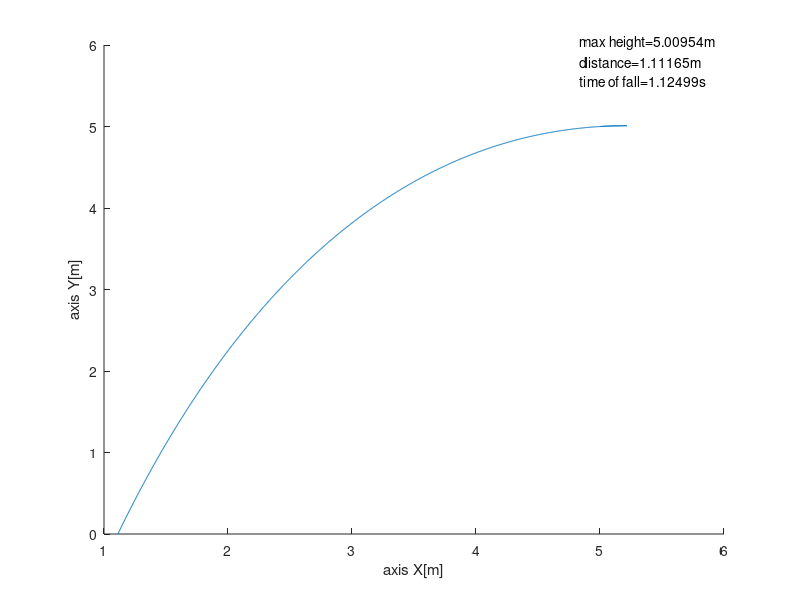

The MATLAB source for this figure:
% This MATLAB script simulates trajectory of thrown ball on wall with bounce taking into account air resistance 

clear all; close all; clc;

% gravity constant
global g;
g=9.81;

% coefficient of air resitance for ball
global k;
k=0.5;

% importing user's data
global m;
m=input('enter mass [kg]: ');
v0=input('enter initial velocity [m/s]: ');
alpha=input('enter throw angle [degrees]: ');
x0=input('enter initial position on X axis [m]: ');
y0=input('enter initial position on Y axis [m]: ');

% switching degrees to radians
alpha=pi*(alpha/180);

% decomposition of initial velocity for velocities in X and Y axes
vx0=v0*cos(alpha);
vy0=v0*sin(alpha);

% vector of positions and velocities in X and Y axes
wpp = [y0;vy0;x0;vx0];

% maximal time of simulation
tmax = 15;

% function generating vector of derivatives
function dy = f (t , y)
global m;
global g;
global k;
% position on axis Y = y(1)
% velocity in axis Y = y(2)
% position on axis X = y(3)
% velocity in axis X = y(4)
dy(1)=y(2);
dy(2)=-g-k/m*(y(2)*y(2)+y(4)*y(4))^(1/2)*y(2);
dy(3)=y(4);
dy(4)=-k/m*(y(2)*y(2)+y(4)*y(4))^(1/2)*y(4);
end

% function defining moment of fall
function [value,isterminal,direction] = Stop(t, y)
value = y(1);
isterminal = 1;
direction = -1;
end

% time
ts=linspace(0,tmax,tmax*1000);

% solution of differential equation (without bounce)
opcje = odeset('Events', @Stop);
[t,y]=ode45('f',ts,wpp,opcje);

% finding moment of bounce
maxY=max(y(:,1));
bounceindex=[~, index] = max(y(:,1));

% creating matrix with positions and velocities on in axes (until bounce)
y2=y(1:bounceindex, :);

% situation in the moment of bounce
wpp2 = [y(bounceindex,1);y(bounceindex,2);y(bounceindex,3);-y(bounceindex,4)];

% soultion of differential equation (after bounce)
opcje = odeset('Events', @Stop);
[t,y3]=ode45('f',ts,wpp2,opcje);

% whole matrix with positions and velocities
y2=vertcat(y2,y3);

% drawing trajectiory and calculating max height, distance and time of fall
f1=figure(1)
hold on
ylabel("axis Y[m]");
xlabel("axis X[m]");
maxY=max(y2(:,1));
maxX=y2(end,3);
txt=[sprintf("max height=%dm",maxY);sprintf("distance=%dm",maxX);sprintf("time of fall=%ds",t(end))];
annotation('textbox', [0.725, 0.90, 0.1, 0],'String',txt);
y2(end,1)=0;
plot(y2(:,3),y2(:,1));
hold off;
